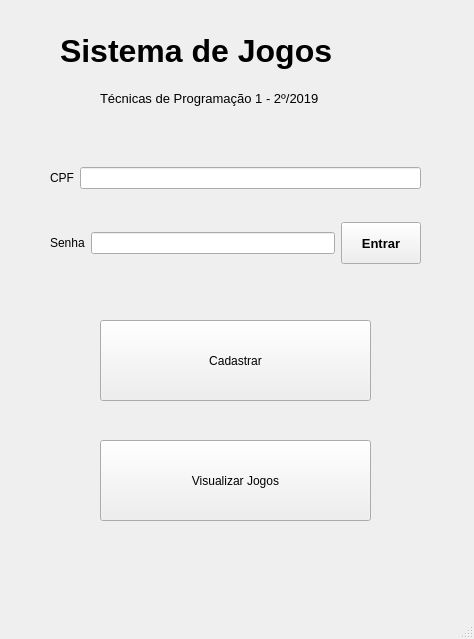
<?xml version="1.0" encoding="UTF-8"?>
<ui version="4.0">
 <class>JanelaLogin</class>
 <widget class="QMainWindow" name="JanelaLogin">
  <property name="geometry">
   <rect>
    <x>0</x>
    <y>0</y>
    <width>474</width>
    <height>639</height>
   </rect>
  </property>
  <property name="windowTitle">
   <string>JanelaLogin</string>
  </property>
  <widget class="QWidget" name="centralwidget">
   <widget class="QPushButton" name="btn_cadastrar">
    <property name="geometry">
     <rect>
      <x>100</x>
      <y>320</y>
      <width>271</width>
      <height>81</height>
     </rect>
    </property>
    <property name="styleSheet">
     <string notr="true"/>
    </property>
    <property name="text">
     <string>Cadastrar</string>
    </property>
   </widget>
   <widget class="QPushButton" name="btn_visualizarJogos">
    <property name="geometry">
     <rect>
      <x>100</x>
      <y>440</y>
      <width>271</width>
      <height>81</height>
     </rect>
    </property>
    <property name="text">
     <string>Visualizar Jogos</string>
    </property>
   </widget>
   <widget class="QLabel" name="label_3">
    <property name="geometry">
     <rect>
      <x>60</x>
      <y>10</y>
      <width>361</width>
      <height>81</height>
     </rect>
    </property>
    <property name="font">
     <font>
      <pointsize>24</pointsize>
      <weight>75</weight>
      <bold>true</bold>
     </font>
    </property>
    <property name="text">
     <string>Sistema de Jogos</string>
    </property>
   </widget>
   <widget class="QLabel" name="label_4">
    <property name="geometry">
     <rect>
      <x>100</x>
      <y>90</y>
      <width>291</width>
      <height>16</height>
     </rect>
    </property>
    <property name="font">
     <font>
      <pointsize>10</pointsize>
     </font>
    </property>
    <property name="text">
     <string>Técnicas de Programação 1 - 2º/2019</string>
    </property>
   </widget>
   <widget class="QWidget" name="">
    <property name="geometry">
     <rect>
      <x>50</x>
      <y>140</y>
      <width>371</width>
      <height>151</height>
     </rect>
    </property>
    <layout class="QVBoxLayout" name="verticalLayout">
     <item>
      <layout class="QHBoxLayout" name="horizontalLayout">
       <item>
        <widget class="QLabel" name="label">
         <property name="text">
          <string>CPF</string>
         </property>
        </widget>
       </item>
       <item>
        <widget class="QLineEdit" name="txt_cpf"/>
       </item>
      </layout>
     </item>
     <item>
      <layout class="QHBoxLayout" name="horizontalLayout_2">
       <item>
        <widget class="QLabel" name="label_2">
         <property name="text">
          <string>Senha</string>
         </property>
        </widget>
       </item>
       <item>
        <widget class="QLineEdit" name="txt_senha">
         <property name="echoMode">
          <enum>QLineEdit::Password</enum>
         </property>
        </widget>
       </item>
       <item>
        <widget class="QPushButton" name="btn_entrar">
         <property name="enabled">
          <bool>true</bool>
         </property>
         <property name="maximumSize">
          <size>
           <width>142</width>
           <height>42</height>
          </size>
         </property>
         <property name="font">
          <font>
           <pointsize>10</pointsize>
           <weight>75</weight>
           <bold>true</bold>
          </font>
         </property>
         <property name="styleSheet">
          <string notr="true"/>
         </property>
         <property name="text">
          <string>Entrar</string>
         </property>
        </widget>
       </item>
      </layout>
     </item>
    </layout>
   </widget>
  </widget>
  <widget class="QMenuBar" name="menubar">
   <property name="geometry">
    <rect>
     <x>0</x>
     <y>0</y>
     <width>474</width>
     <height>26</height>
    </rect>
   </property>
  </widget>
  <widget class="QStatusBar" name="statusbar"/>
 </widget>
 <resources/>
 <connections/>
</ui>
